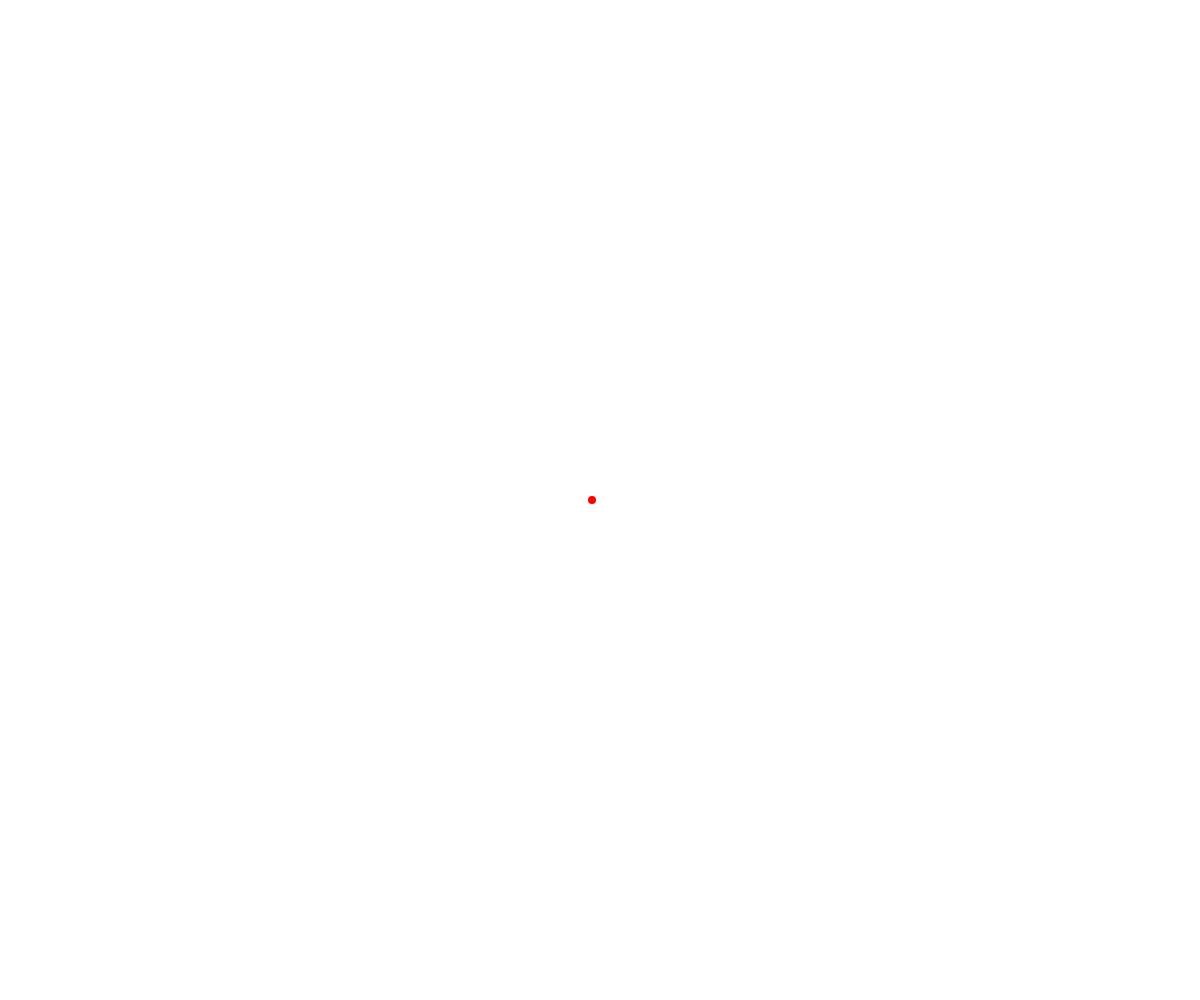
Frame 1 (no input)
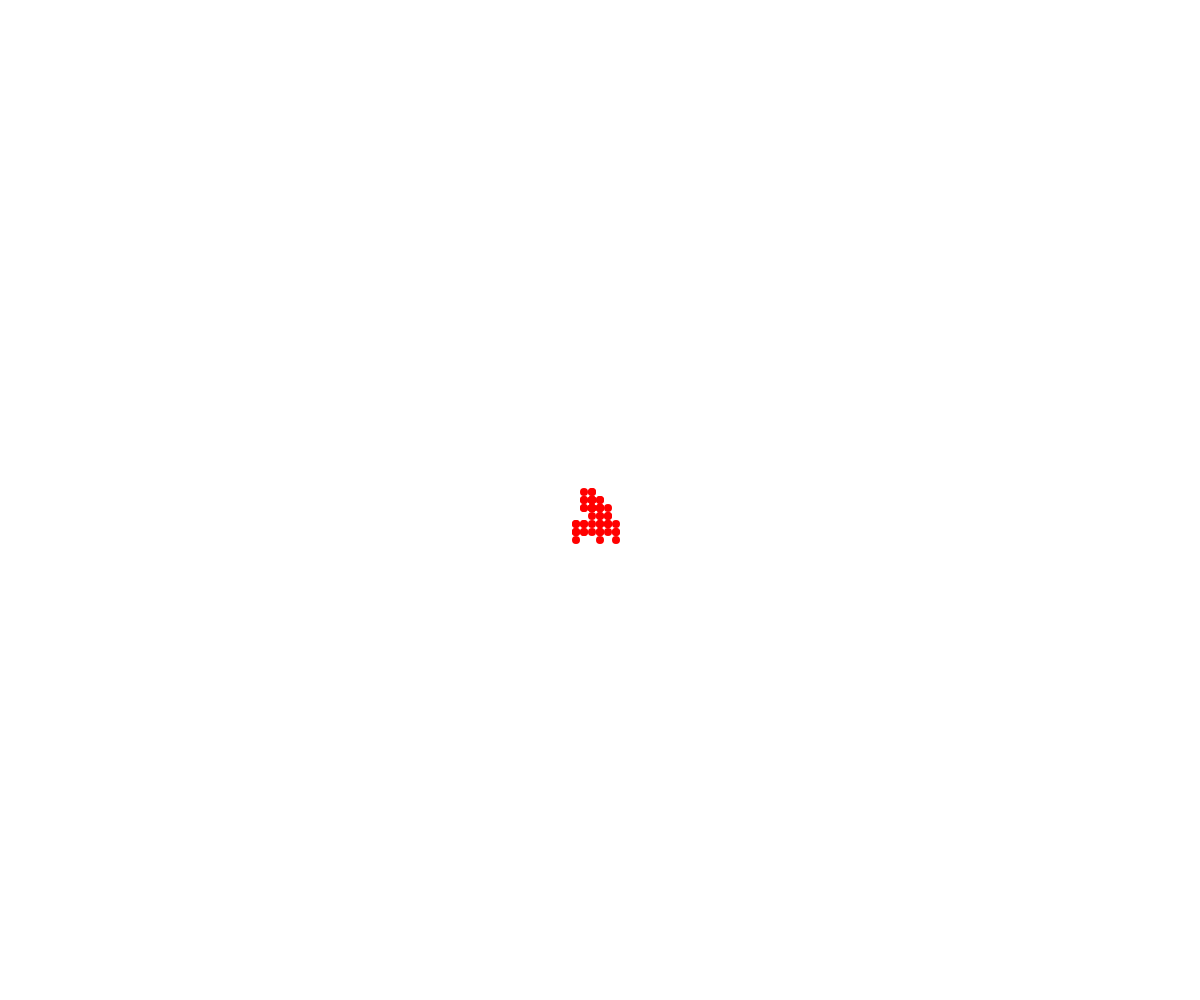
Frame 60 (no input)
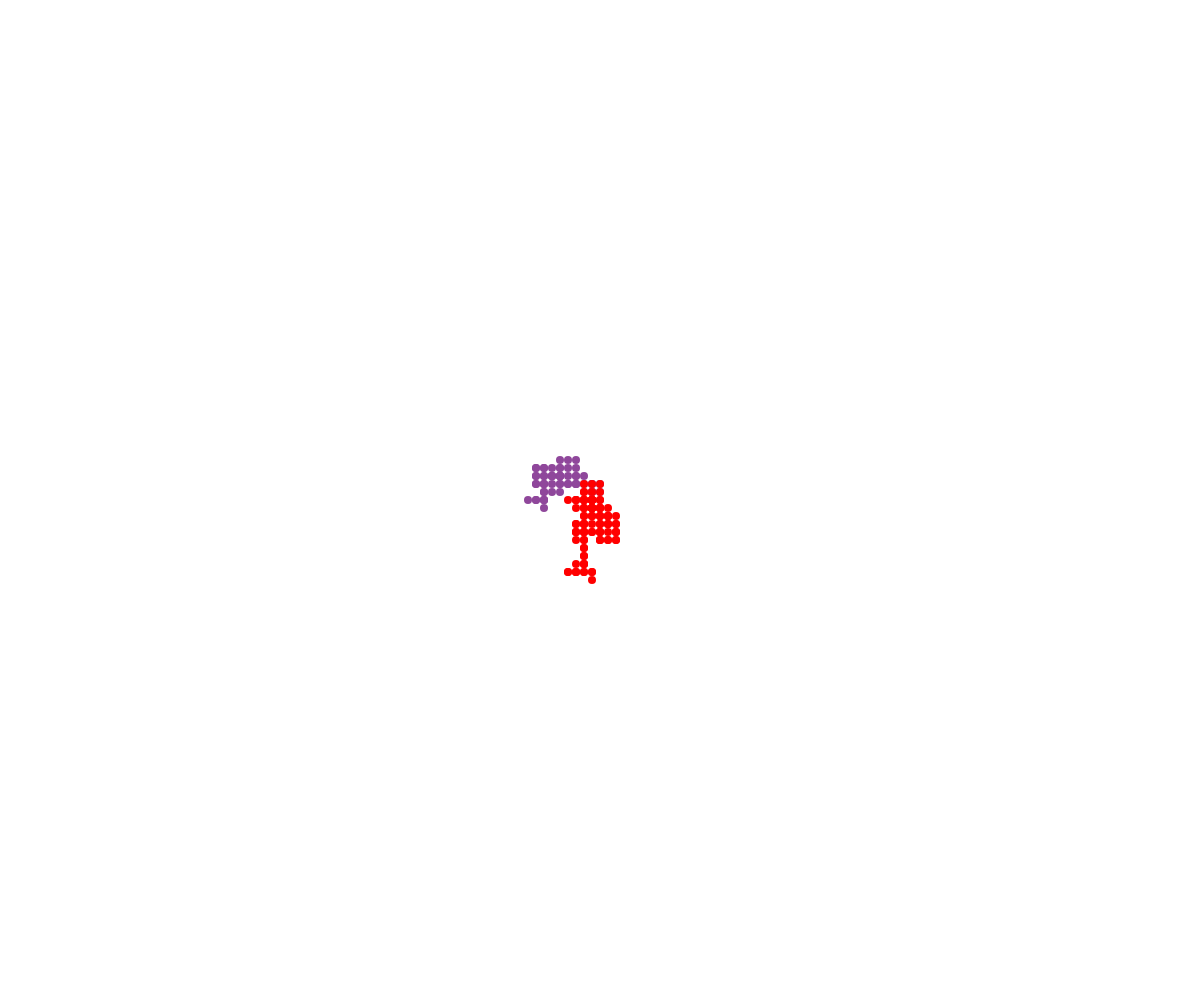
Frame 120 (the mouse pressed at the canvas centre since frame 60)

The p5.js sketch that drew these frames (run headless with seeded random() and noise() and a simulated clock; from frame 60 on, the mouse is pressed at the canvas centre):

// p5.js sketch
// ── sketch.js
// Project Title
// Your Name
// Date
//
// Extra for Experts:
// - describe what you did to take this project "above and beyond"

class Walker{
  constructor(x, y, theColor){
    this.x = x;
    this.y = y;
    this.radius = 4;
    this.speed = 8;
    this.color = theColor;
  }

  display() {
    noStroke();
    fill(this.color);
    circle(this.x, this.y, this.radius*2);
  }

  move() {
    let choice = random(100);
    if (choice < 25) {
      //up
      this.y -= this.speed;
    }
    else if (choice < 50) {
      //down
      this.y += this.speed;
    }
    else if (choice < 75) {
      //left
      this.x -= this.speed;
    }
    else {
      //right
      this.x += this.speed;
    }
  }
}

let walkerArray = [];

function setup() {
  createCanvas(windowWidth, windowHeight);
  let luc = new Walker(width/2, height/2, "red");
  walkerArray.push(luc);
}

function draw() {
  for (let theWalker of walkerArray){
    theWalker.move();
    theWalker.display();
  }
}

function mousePressed() {
  let randomColor = color(random(255), random(255), random(255));
  let someWalker = new Walker(mouseX, mouseY, randomColor);
  walkerArray.push(someWalker);
}
